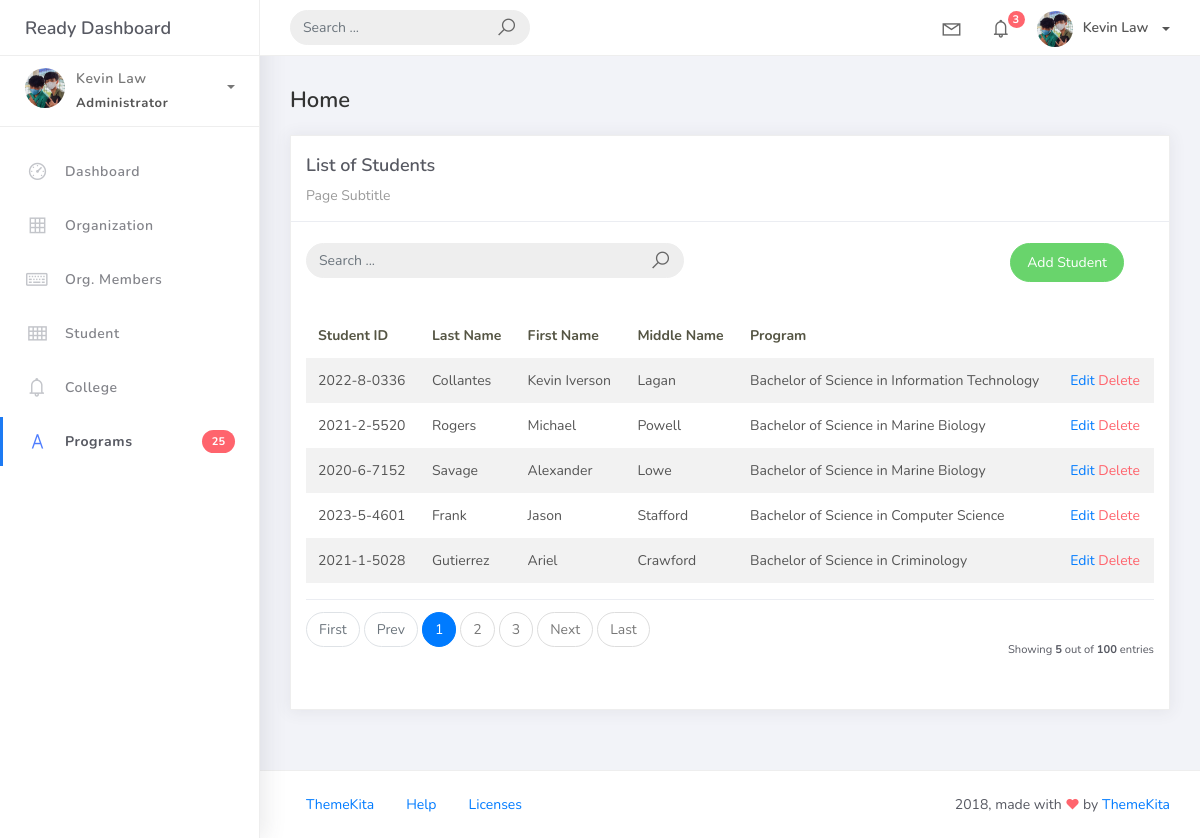
/students_list, run on an earlier commit of the app's database.
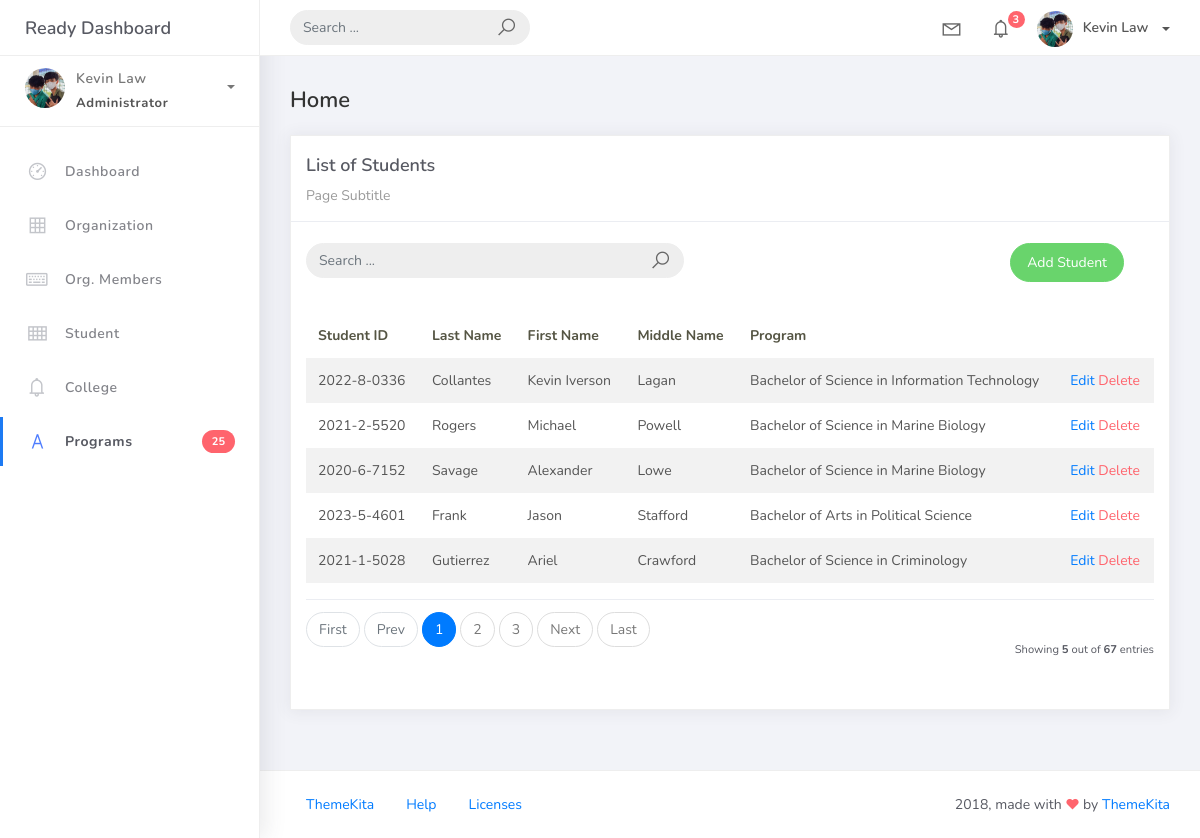
And on a later commit of the database.
### studentorg/models.py (models this page shows, shortened)
class BaseModel (models.Model):
    created_at = models.DateTimeField(auto_now_add=True, db_index=True)
    updated_at = models.DateTimeField(auto_now=True)
    class Meta:
        abstract = True

class Student(BaseModel):
    student_id = models.CharField(max_length=15)
    last_name = models.CharField(max_length=25)
    first_name = models.CharField(max_length=25)
    middle_name = models.CharField(max_length=25, blank=True, null=True)
    program = models.ForeignKey(Program, on_delete=models.CASCADE)

class Program(BaseModel):
    prog_name = models.CharField(max_length=150)
    college = models.ForeignKey(College, on_delete=models.CASCADE)
    def __str__(self):
        return self.prog_name

### studentorg/views.py (the view)
# urls.py: path('students_list', StudentsList.as_view(), name='students-list'),
class StudentsList(ListView):
    model = Student
    context_object_name = 'students'
    template_name = "students_list.html"
    paginate_by = 5

### templates/students_list.html
{% extends 'base.html' %} {% load static %} {% block content %}
<div class="content">
    <div class="container-fluid">
        <h4 class="page-title">Home</h4>
        <div class="row">
            <div class="col-md-12">
                <div class="card">
                    <div class="card-header">
                        <div class="card-title">List of Students</div>
                        <div class="card-category">Page Subtitle</div>
                    </div>
                    <br />
                    <div class="col-md-12 row">
                        <div class="col-md-6">
                            <form class="navbar-left navbar-form nav-search mr-md-3" action="">
                                <div class="input-group">
                                    <input type="text" placeholder="Search ..." class="form-control" />
                                    <div class="input-group-append">
                                        <span class="input-group-text">
                                            <i class="la la-search search-icon"></i>
                                        </span>
                                    </div>
                                </div>
                            </form>
                        </div>
                        <div class="col-md-6">
                            <div class="pull-right">
                                <a href="{% url 'students-add' %}" class="btn btn-success btn-rounded">Add Student</a>
                            </div>
                        </div>
                    </div>
                    <div class="card-body">
                        <table class="table table-striped mt-3">
                            <thead>
                                <tr>
                                    <th scope="col">Student ID</th>
                                    <th scope="col">Last Name</th>
                                    <th scope="col">First Name</th>
                                    <th scope="col">Middle Name</th>
                                    <th scope="col">Program</th>
                                </tr>
                            </thead>
                            <tbody>
                                {% for object in object_list %}
                                <tr>
                                    <td>{{ object.student_id }}</td>
                                    <td>{{ object.last_name }}</td>
                                    <td>{{ object.first_name }}</td>
                                    <td>{{ object.middle_name }}</td>
                                    <td>{{ object.program }}</td>
                                    <td>
                                        <a href="students_list/{{ object.id }}">Edit</a>
                                        <a href="students_list/{{ object.id }}/delete" class="text-danger">Delete</a>
                                    </td>
                                </tr>
                                {% empty %}
                                <tr>
                                    <td colspan="4" style="text-align: center;">
                                        <p class="text-sm font-weight-bold mb-0">No Records Found</p>
                                    </td>
                                </tr>
                                {% endfor %}
                            </tbody>
                        </table>
                        {% include 'includes/pagination.html' %}
                    </div>
                </div>
            </div>
        </div>
    </div>
</div>
{% endblock %}

What changed in the data, as far as the page shows it:
changed through a linked row, Student "Frank": program "Bachelor of Science in Computer Science" → "Bachelor of Arts in Political Science"
Also different on the page:
{{ paginator.count }}: "100" → "67"
